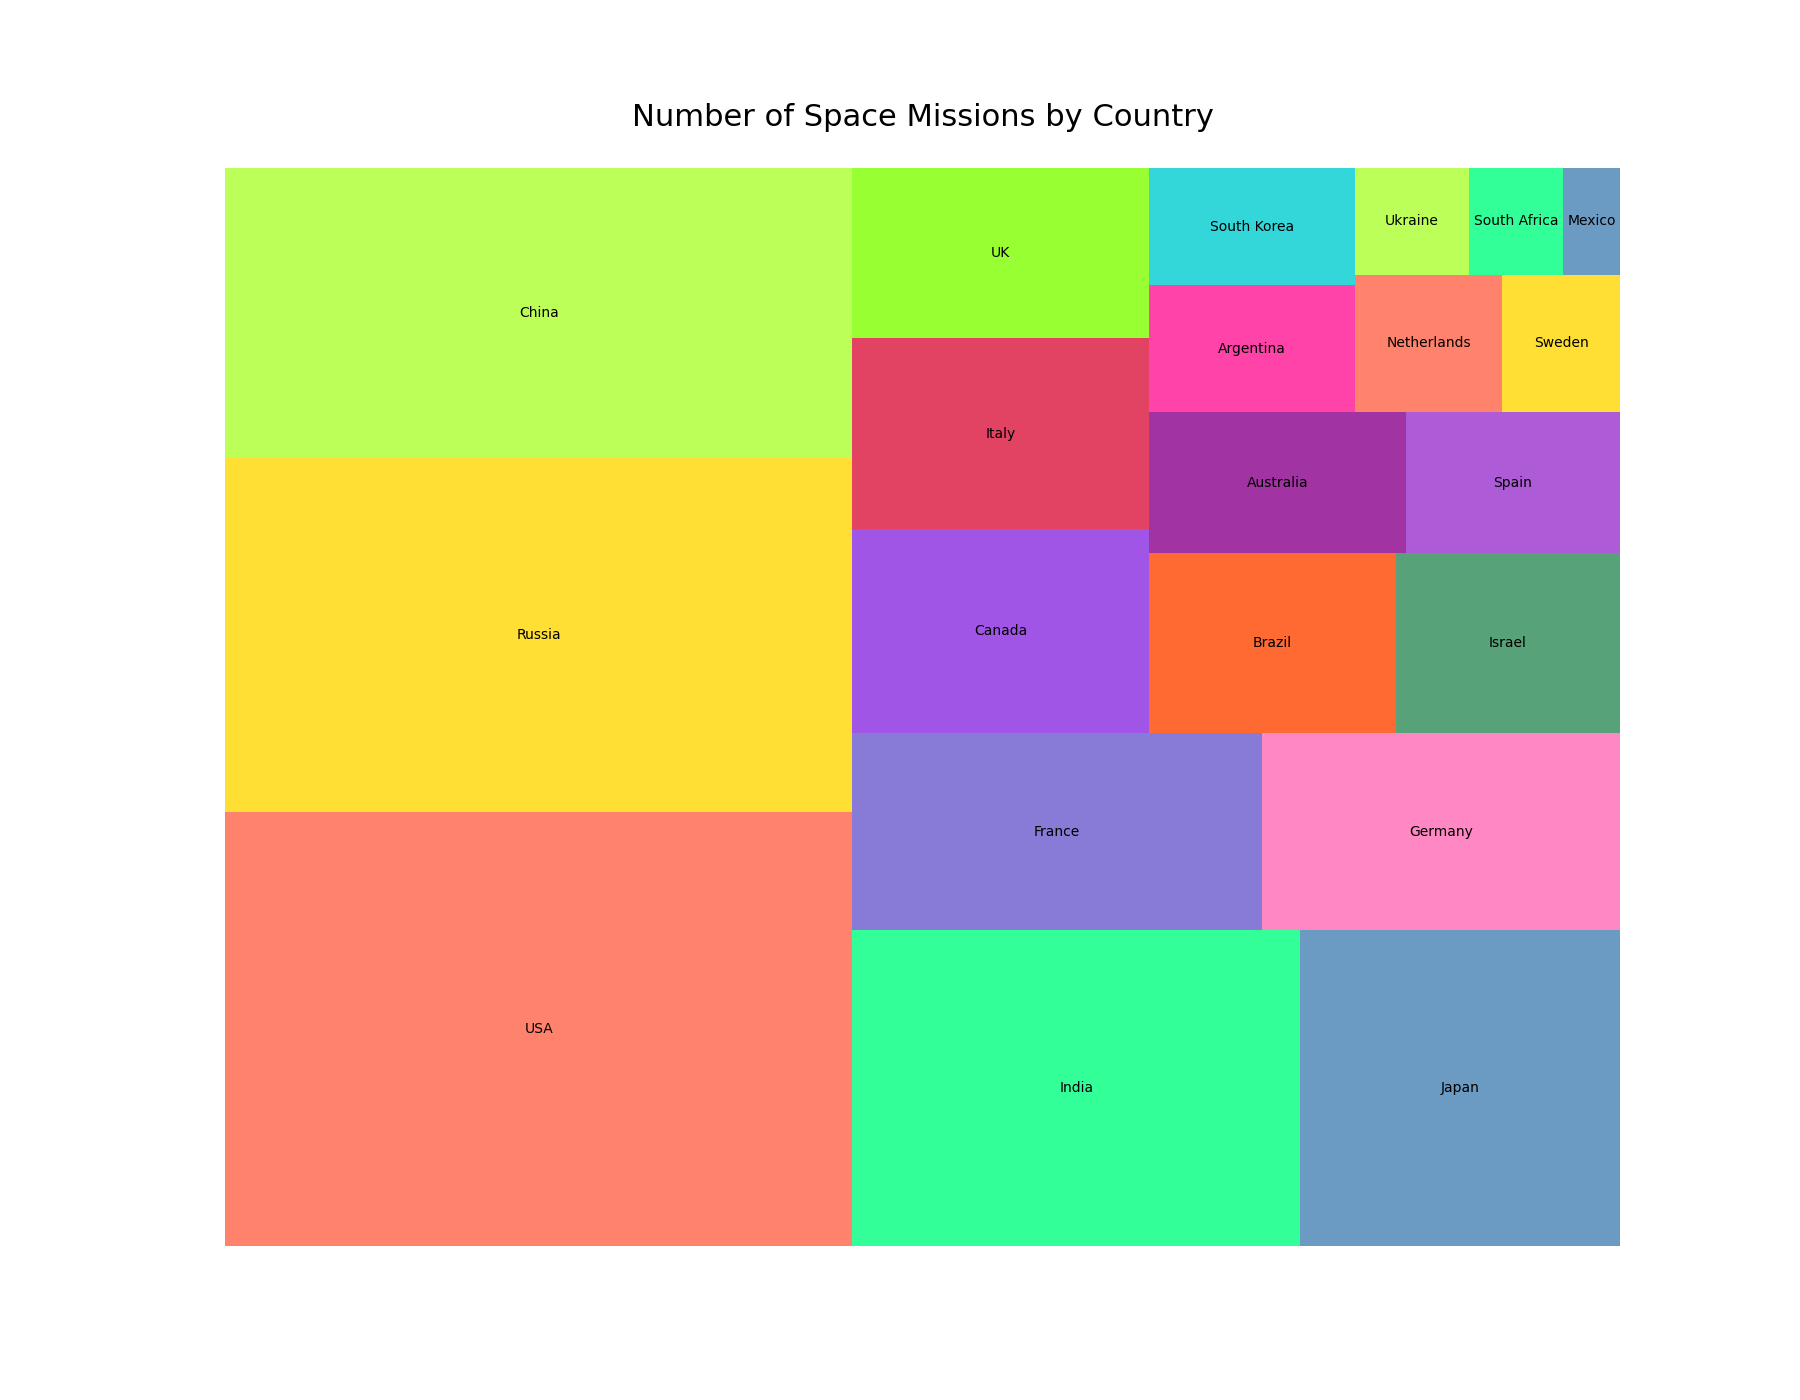

Here is the Python script that generated this plot:

import matplotlib.pyplot as plt
import squarify

# Data points
countries = ['USA', 'Russia', 'China', 'India', 'Japan', 'France', 'Germany', 'Canada', 'Italy', 'UK', 
             'Brazil', 'Israel', 'Australia', 'Spain', 'Argentina', 'South Korea', 'Netherlands', 
             'Sweden', 'Ukraine', 'South Africa', 'Mexico']
space_missions = [135, 110, 90, 70, 50, 40, 35, 30, 28, 25, 22, 20, 18, 15, 13, 12, 10, 8, 6, 5, 3]
colors = ['#FF6347', '#FFD700', '#ADFF2F', '#00FF7F', '#4682B4', '#6A5ACD', '#FF69B4', '#8A2BE2', '#DC143C', 
          '#7FFF00', '#FF4500', '#2E8B57', '#8B008B', '#9932CC', '#FF1493', '#00CED1', '#FF6347', '#FFD700', 
          '#ADFF2F', '#00FF7F', '#4682B4']

# Plot Dimensions
plt.figure(figsize=(18, 14))

# Create a treemap
squarify.plot(sizes=space_missions, label=countries, color=colors, alpha=0.8)

# Title
plt.title('Number of Space Missions by Country', fontsize=22, pad=30)

# Remove axes
plt.axis('off')

# Show plot
plt.show()
